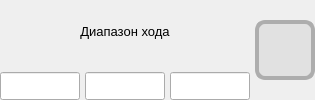
                  <widget class="QWidget" name="widget_crossingLimits_range" native="true">
                   <property name="sizePolicy">
                    <sizepolicy hsizetype="Maximum" vsizetype="Maximum">
                     <horstretch>0</horstretch>
                     <verstretch>0</verstretch>
                    </sizepolicy>
                   </property>
                   <layout class="QHBoxLayout" name="horizontalLayout_33">
                    <property name="spacing">
                     <number>5</number>
                    </property>
                    <property name="leftMargin">
                     <number>0</number>
                    </property>
                    <property name="topMargin">
                     <number>0</number>
                    </property>
                    <property name="rightMargin">
                     <number>0</number>
                    </property>
                    <property name="bottomMargin">
                     <number>0</number>
                    </property>
                    <item>
                     <widget class="QWidget" name="widget_crossingLimits_range_control" native="true">
                      <property name="sizePolicy">
                       <sizepolicy hsizetype="Maximum" vsizetype="Preferred">
                        <horstretch>0</horstretch>
                        <verstretch>0</verstretch>
                       </sizepolicy>
                      </property>
                      <layout class="QVBoxLayout" name="verticalLayout_48">
                       <property name="spacing">
                        <number>10</number>
                       </property>
                       <property name="leftMargin">
                        <number>0</number>
                       </property>
                       <property name="topMargin">
                        <number>0</number>
                       </property>
                       <property name="rightMargin">
                        <number>0</number>
                       </property>
                       <property name="bottomMargin">
                        <number>0</number>
                       </property>
                       <item>
                        <widget class="QLabel" name="label_crossingLimits_range">
                         <property name="sizePolicy">
                          <sizepolicy hsizetype="Preferred" vsizetype="Preferred">
                           <horstretch>0</horstretch>
                           <verstretch>0</verstretch>
                          </sizepolicy>
                         </property>
                         <property name="font">
                          <font>
                           <family>Segoe UI</family>
                           <pointsize>10</pointsize>
                          </font>
                         </property>
                         <property name="text">
                          <string>Диапазон хода</string>
                         </property>
                         <property name="alignment">
                          <set>Qt::AlignmentFlag::AlignCenter</set>
                         </property>
                        </widget>
                       </item>
                       <item>
                        <layout class="QHBoxLayout" name="horizontalLayout_crossingLimits_range_limits">
                         <property name="spacing">
                          <number>5</number>
                         </property>
                         <item>
                          <widget class="QLineEdit" name="lineEdit_crossingLimits_range_lowerLimit">
                           <property name="enabled">
                            <bool>true</bool>
                           </property>
                           <property name="sizePolicy">
                            <sizepolicy hsizetype="Fixed" vsizetype="Maximum">
                             <horstretch>0</horstretch>
                             <verstretch>0</verstretch>
                            </sizepolicy>
                           </property>
                           <property name="minimumSize">
                            <size>
                             <width>50</width>
                             <height>0</height>
                            </size>
                           </property>
                           <property name="maximumSize">
                            <size>
                             <width>80</width>
                             <height>16777215</height>
                            </size>
                           </property>
                           <property name="font">
                            <font>
                             <family>Segoe UI</family>
                             <pointsize>8</pointsize>
                            </font>
                           </property>
                           <property name="styleSheet">
                            <string notr="true">padding: 5px 5px;</string>
                           </property>
                           <property name="text">
                            <string/>
                           </property>
                           <property name="alignment">
                            <set>Qt::AlignmentFlag::AlignCenter</set>
                           </property>
                           <property name="readOnly">
                            <bool>true</bool>
                           </property>
                          </widget>
                         </item>
                         <item>
                          <widget class="QLineEdit" name="lineEdit_crossingLimits_range_value">
                           <property name="enabled">
                            <bool>true</bool>
                           </property>
                           <property name="sizePolicy">
                            <sizepolicy hsizetype="Fixed" vsizetype="Fixed">
                             <horstretch>0</horstretch>
                             <verstretch>0</verstretch>
                            </sizepolicy>
                           </property>
                           <property name="minimumSize">
                            <size>
                             <width>50</width>
                             <height>0</height>
                            </size>
                           </property>
                           <property name="maximumSize">
                            <size>
                             <width>80</width>
                             <height>16777215</height>
                            </size>
                           </property>
                           <property name="font">
                            <font>
                             <family>Segoe UI</family>
                             <pointsize>8</pointsize>
                            </font>
                           </property>
                           <property name="styleSheet">
                            <string notr="true">padding: 5px 5px;</string>
                           </property>
                           <property name="text">
                            <string/>
                           </property>
                           <property name="alignment">
                            <set>Qt::AlignmentFlag::AlignCenter</set>
                           </property>
                           <property name="readOnly">
                            <bool>true</bool>
                           </property>
                          </widget>
                         </item>
                         <item>
                          <widget class="QLineEdit" name="lineEdit_crossingLimits_range_upperLimit">
                           <property name="enabled">
                            <bool>true</bool>
                           </property>
                           <property name="sizePolicy">
                            <sizepolicy hsizetype="Fixed" vsizetype="Fixed">
                             <horstretch>0</horstretch>
                             <verstretch>0</verstretch>
                            </sizepolicy>
                           </property>
                           <property name="minimumSize">
                            <size>
                             <width>50</width>
                             <height>0</height>
                            </size>
                           </property>
                           <property name="maximumSize">
                            <size>
                             <width>80</width>
                             <height>16777215</height>
                            </size>
                           </property>
                           <property name="font">
                            <font>
                             <family>Segoe UI</family>
                             <pointsize>8</pointsize>
                            </font>
                           </property>
                           <property name="styleSheet">
                            <string notr="true">padding: 5px 5px;</string>
                           </property>
                           <property name="text">
                            <string/>
                           </property>
                           <property name="alignment">
                            <set>Qt::AlignmentFlag::AlignCenter</set>
                           </property>
                           <property name="readOnly">
                            <bool>true</bool>
                           </property>
                          </widget>
                         </item>
                        </layout>
                       </item>
                      </layout>
                     </widget>
                    </item>
                    <item>
                     <widget class="QWidget" name="widget_crossingLimits_range_limitStatusIndicator" native="true">
                      <property name="minimumSize">
                       <size>
                        <width>60</width>
                        <height>60</height>
                       </size>
                      </property>
                      <property name="maximumSize">
                       <size>
                        <width>60</width>
                        <height>60</height>
                       </size>
                      </property>
                      <property name="styleSheet">
                       <string notr="true">background: #E1E1E1;

Border: 4px solid #ADADAD ;
Border-radius: 10px;

</string>
                      </property>
                     </widget>
                    </item>
                   </layout>
                  </widget>
